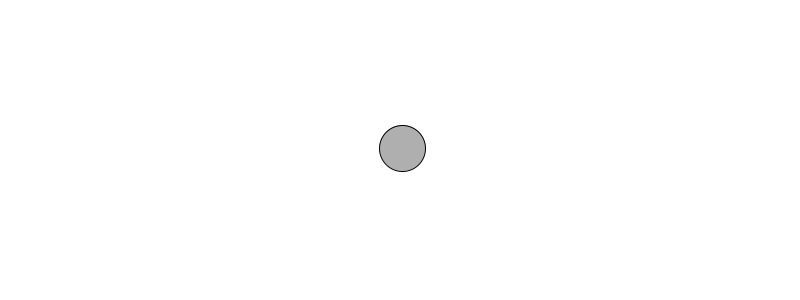
Frame 1 (no input)
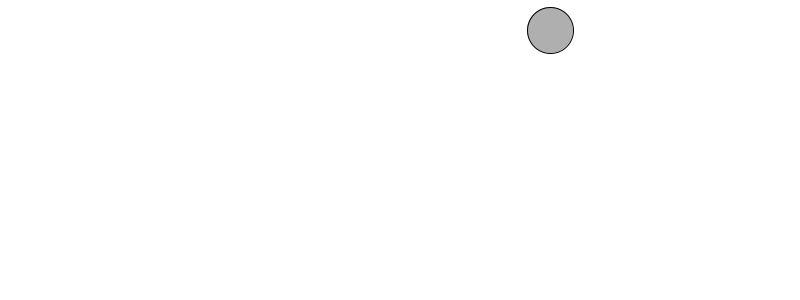
Frame 60 (the mouse pressed at the canvas centre just before this capture)
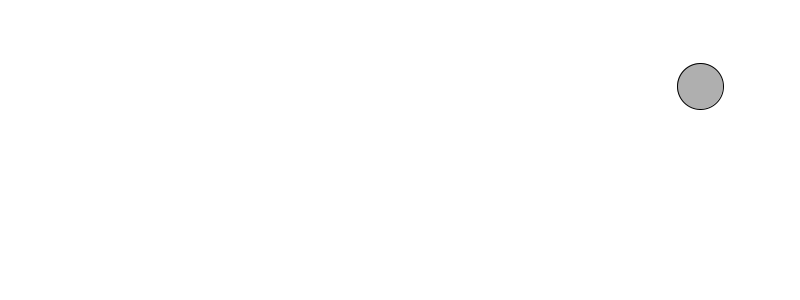
Frame 120 (the mouse held since frame 60 and released just before this capture)

The Processing sketch that drew these frames (run headless with seeded random() and noise(); from frame 60 on, the mouse is pressed at the canvas centre):

// Processing sketch: ball_bounce_2
// ── ball_bounce_2.pde
Ball b;
void setup() {
  size(800, 300);
  b = new Ball();
}
void draw() {
  background(255);
  b.move();
  b.bounce();
  b.display();
}
// ── Ball.pde
class Ball {
  PVector position;
  PVector velocity;
  Ball() {
    position = new PVector(width/2, height/2);
    velocity = new PVector(2.5, -2);
  }
  void move() {
    position.add(velocity);
  }
  void bounce() {
    if ((position.x > width) || (position.x < 0)) {
      velocity.x = velocity.x * -1;
    }
    if ((position.y > height) || (position.y < 0)) {
      velocity.y = velocity.y * -1;
    }
  }
  void display() {
    stroke(0);
    fill(175);
    ellipse(position.x, position.y, 46, 46);
  }
}
